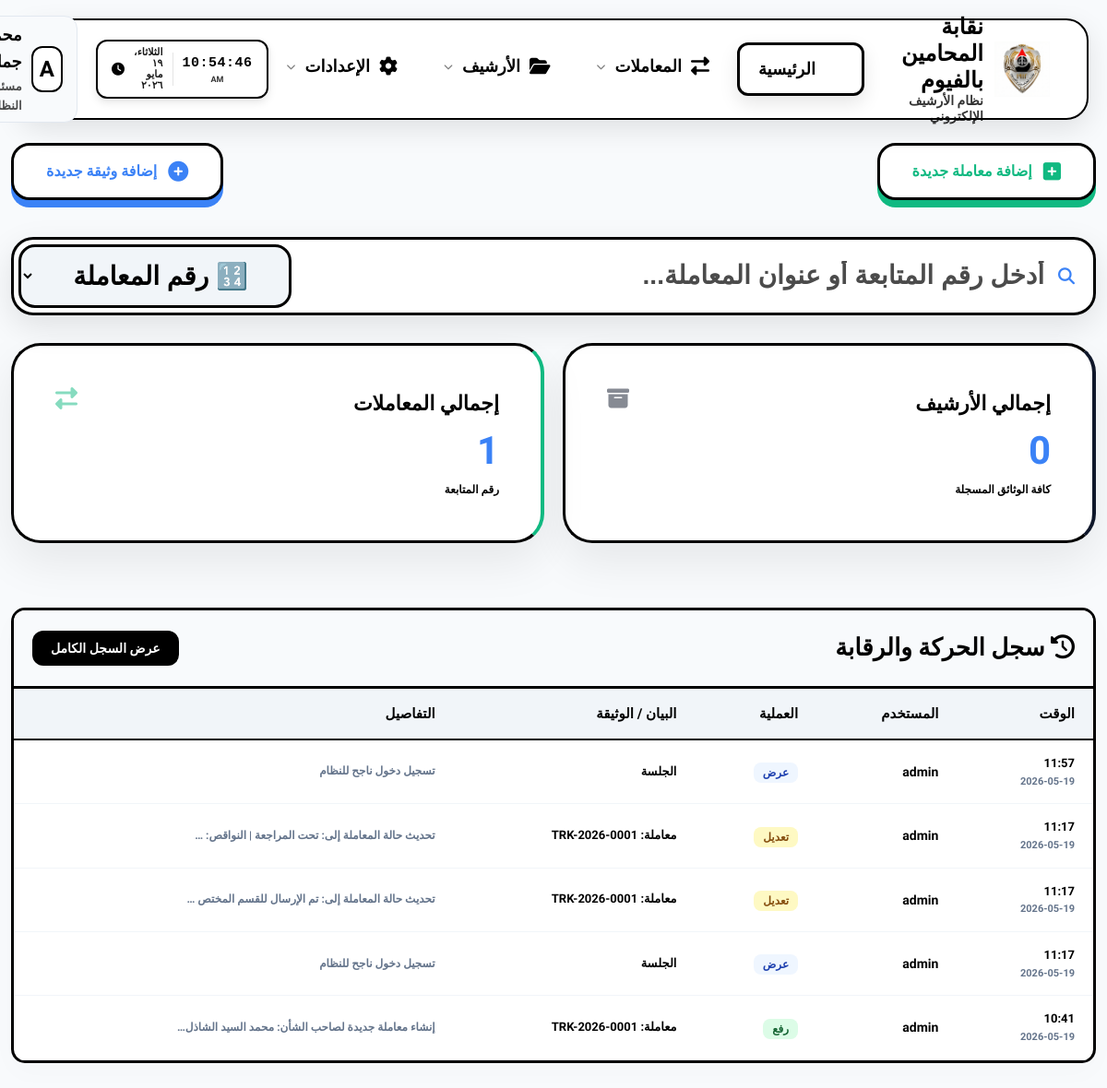
Page /dashboard/ (signed in) on the earlier database version.
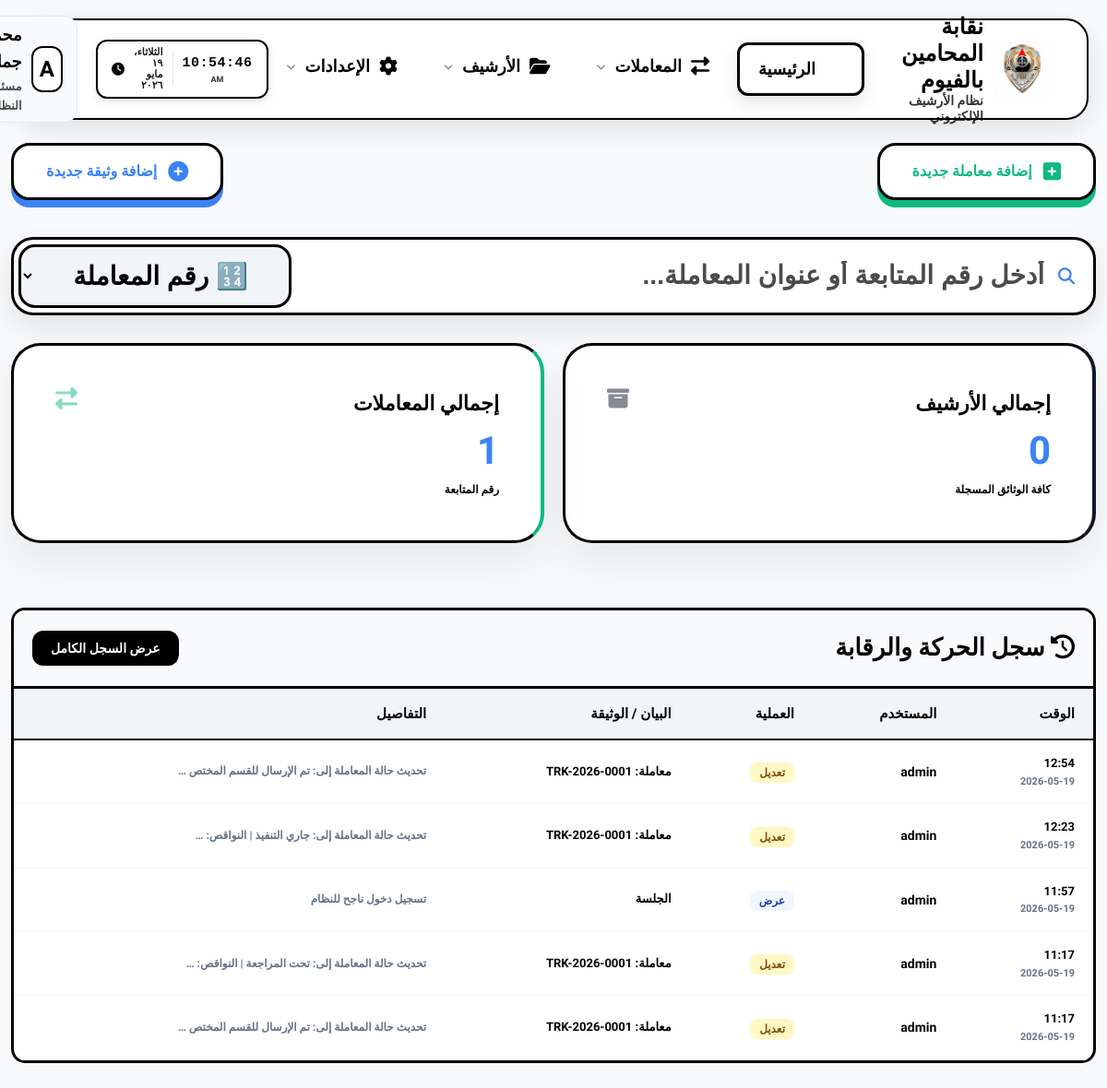
Same page on the later database version.
### eams/models.py (models this page shows, shortened)
class Profile(models.Model):
    ROLE_CHOICES = (
        ('admin', 'مدير نظام'),
        ('employee', 'موظف'),
        ('viewer', 'مشاهد'),
    )
    user = models.OneToOneField(User, on_delete=models.CASCADE, related_name='profile')
    full_name = models.CharField(max_length=255, blank=True, null=True, verbose_name="الاسم بالكامل")
    job_title = models.CharField(max_length=255, blank=True, null=True, verbose_name="الوظيفة")
    department = models.CharField(max_length=255, blank=True, null=True, verbose_name="القسم")
    raw_password = models.CharField(max_length=255, blank=True, null=True, verbose_name="كلمة المرور الحالية (للمدير)")
    access_incoming = models.BooleanField(default=True, verbose_name="الأرشيف الوارد")
    access_outgoing = models.BooleanField(default=True, verbose_name="الأرشيف الصادر")
    access_internal = models.BooleanField(default=True, verbose_name="البريد الداخلي")
    access_reports = models.BooleanField(default=False, verbose_name="التقارير الإحصائية")
    access_categories = models.BooleanField(default=False, verbose_name="إدارة الأقسام")
    access_audit = models.BooleanField(default=False, verbose_name="سجل التحركات")
    access_users = models.BooleanField(default=False, verbose_name="إدارة المستخدمين")

class AuditLog(models.Model):
    ACTION_CHOICES = (
        ('upload', 'رفع'),
        ('edit', 'تعديل'),
        ('delete', 'حذف'),
        ('view', 'عرض'),
    )
    user = models.ForeignKey(User, on_delete=models.SET_NULL, null=True, verbose_name="المستخدم")
    action = models.CharField(max_length=20, choices=ACTION_CHOICES, verbose_name="العملية")
    document_title = models.CharField(max_length=255, verbose_name="عنوان الوثيقة")
    timestamp = models.DateTimeField(auto_now_add=True, verbose_name="الوقت")
    details = models.TextField(blank=True, null=True, verbose_name="التفاصيل")

### eams/views.py (the view)
# urls.py: path('', RedirectView.as_view(url='dashboard/', permanent=True)),
@login_required
def dashboard(request):
    total_docs = Document.objects.count()
    incoming_count = Document.objects.filter(doc_type='incoming').count()
    outgoing_count = Document.objects.filter(doc_type='outgoing').count()
    internal_count = Document.objects.filter(doc_type='internal').count()
    recent_docs = Document.objects.order_by('-uploaded_at')[:5]
    categories = Category.objects.annotate(doc_count=Count('documents')).order_by('-doc_count')[:5]
    activities = AuditLog.objects.order_by('-timestamp')[:5]
    context = {
        'total_docs': total_docs,
        'total_transactions': Transaction.objects.count(),
        'recent_docs': recent_docs,
        'categories': categories,
        'activities': activities,
    }
    return render(request, 'eams/dashboard.html', context)

### templates/eams/dashboard.html (shortened to what this page needs)
{% extends 'base.html' %}
{% block content %}
<div class="fade-in">
    <div class="dashboard-header" style="display: flex; justify-content: space-between; align-items: center; margin-bottom: 40px; flex-wrap: wrap; gap: 20px;">
        <a href="{% url 'transaction_create' %}" class="quick-action-btn btn-transaction-pro">
            <i class="fas fa-plus-square"></i> إضافة معاملة جديدة
        </a>
        <a href="{% url 'document_create' %}" class="quick-action-btn btn-document-pro">
            <i class="fas fa-plus-circle"></i> إضافة وثيقة جديدة
        </a>
    </div>
    <div style="margin-bottom: 30px; position: relative;" id="live-search-wrapper">
        <div class="search-box-container" style="display: flex; align-items: center; gap: 0; background: #fff; border: 3px solid #000000; border-radius: 24px; padding: 5px; box-shadow: 0 12px 35px rgba(0,0,0,0.1); transition: all 0.3s;" id="search-box-container">
            <div style="flex: 1; display: flex; align-items: center; gap: 15px; padding: 0 15px;">
                <i class="fas fa-search" style="color: var(--accent-color); font-size: 18px;"></i>
                <input type="text" id="live-search-input"
                    placeholder="أدخل رقم المتابعة أو عنوان المعاملة..."
                    style="border: none; outline: none; flex-grow: 1; font-size: 28px; background: transparent; color: #000000 !important; font-weight: 900;"
                    autocomplete="off">
            </div>
            <select id="search-type-select" style="background: #f1f5f9 !important; border: 3px solid #000 !important; border-radius: 18px; padding: 15px 40px; font-weight: 900; font-size: 28px; color: #000 !important; cursor: pointer; outline: none; margin-right: 10px; height: auto;">
                <option value="transaction" style="background: #fff; color: #000;" selected>🔢 رقم المعاملة</option>
            </select>
        </div>
    </div>
    {% if request.user.profile.access_users %}
    <div class="stats-grid"
         hx-get="{% url 'dashboard_stats_partial' %}"
         hx-trigger="every 10s"
         hx-swap="innerHTML"
         style="display: grid; grid-template-columns: repeat(auto-fit, minmax(200px, 1fr)); gap: 20px; margin-bottom: 30px;">
        {% include 'eams/partials/stats.html' %}
    </div>
    <div class="data-container table-responsive" style="margin-top: 30px; border: 3px solid #000; padding: 0;">
        <div style="background: #f8fafc; padding: 20px; border-bottom: 3px solid #000; display: flex; justify-content: space-between; align-items: center;">
            <h2 style="font-weight: 900; margin: 0; font-size: 24px;"><i class="fas fa-history"></i> سجل الحركة والرقابة</h2>
            <a href="{% url 'audit_log' %}" style="text-decoration: none; background: #000; color: #fff; padding: 8px 20px; border-radius: 12px; font-weight: 800; font-size: 14px;">عرض السجل الكامل</a>
        </div>
        <table style="width: 100%; border-collapse: collapse; min-width: 800px;">
            <thead style="background: #f1f5f9; border-bottom: 2px solid #000;">
                <tr>
                    <th style="padding: 15px 20px; text-align: right; font-weight: 900;">الوقت</th>
                    <th style="padding: 15px 20px; text-align: right; font-weight: 900;">المستخدم</th>
                    <th style="padding: 15px 20px; text-align: right; font-weight: 900;">العملية</th>
                    <th style="padding: 15px 20px; text-align: right; font-weight: 900;">البيان / الوثيقة</th>
                    <th style="padding: 15px 20px; text-align: right; font-weight: 900;">التفاصيل</th>
                </tr>
            </thead>
            <tbody hx-get="{% url 'dashboard_activities_partial' %}" hx-trigger="every 10s" hx-swap="innerHTML">
                {% include 'eams/partials/activities.html' %}
            </tbody>
        </table>
    </div>
    {% endif %}
</div>
{% endblock %}

### templates/base.html (shortened to what this page needs)
{% load static %}
<!DOCTYPE html>
<html lang="ar" dir="rtl">
<head>
    <link rel="stylesheet" href="https://cdnjs.cloudflare.com/ajax/libs/font-awesome/6.4.0/css/all.min.css">
    <link rel="stylesheet" href="https://unpkg.com/nprogress@0.2.0/nprogress.css">
    <link rel="stylesheet" href="{% static 'css/style.css' %}?v=11">
</head>
<body class="js-loading">
    <div class="topnav-container">
        <nav class="topnav">
            <a href="{% url 'dashboard' %}" class="topnav-brand" style="text-decoration: none;">
                <div class="logo-container">
                    <img src="{% static 'Gemini_Generated_Image_ekeq1aekeq1aekeq.png' %}" alt="Logo" class="main-logo">
                </div>
                <div class="brand-text">
                    <span class="main-title">نقابة المحامين بالفيوم</span>
                    <span class="sub-title">نظام الأرشيف الإلكتروني</span>
                </div>
            </a>
            <ul class="topnav-links">
                <li>
                    <a href="{% url 'dashboard' %}"
                        class="nav-link {% if request.resolver_match.url_name == 'dashboard' %}active{% endif %}">
                        <i class="fas fa-th-large"></i>
                        <span>الرئيسية</span>
                    </a>
                </li>
                <li class="has-dropdown">
                    <a href="#"
                        class="nav-link {% if 'transaction' in request.resolver_match.url_name %}active{% endif %}">
                        <i class="fas fa-exchange-alt"></i>
                        <span>المعاملات</span>
                        <i class="fas fa-chevron-down" style="font-size: 10px; opacity: 0.5;"></i>
                    </a>
                </li>
                <li class="has-dropdown">
                    <a href="#"
                        class="nav-link {% if request.resolver_match.url_name == 'document_list' %}active{% endif %}">
                        <i class="fas fa-folder-open"></i>
                        <span>الأرشيف</span>
                        <i class="fas fa-chevron-down" style="font-size: 10px; opacity: 0.5;"></i>
                    </a>
                </li>
                <li class="has-dropdown">
                    <a href="#" class="nav-link">
                        <i class="fas fa-cog"></i>
                        <span>الإعدادات</span>
                        <i class="fas fa-chevron-down" style="font-size: 10px; opacity: 0.5;"></i>
                    </a>
                </li>
            </ul>
            <div class="topnav-right" style="display: flex; align-items: center; gap: 20px;">
                <div class="live-clock-container"
                    style="background: #ffffff; color: #000000; padding: 6px 15px; border-radius: 12px; display: flex; align-items: center; gap: 10px; box-shadow: 0 4px 10px rgba(0,0,0,0.1); border: 2px solid #000000;">
                    <div style="text-align: center; border-left: 1px solid rgba(0,0,0,0.1); padding-left: 10px;">
                        <div id="live-time"
                            style="font-size: 15px; font-weight: 900; letter-spacing: 0.5px; color: #000000;">00:00:00
                        </div>
                        <div id="live-period"
                            style="font-size: 9px; font-weight: 800; opacity: 0.8; margin-top: -2px; color: #000000;">AM
                        </div>
                    </div>
                    <div id="live-date"
                        style="font-size: 11px; font-weight: 800; opacity: 0.9; text-align: right; line-height: 1.1; color: #000000;">
                        --/--/----</div>
                    <i class="fas fa-clock" style="font-size: 14px; color: #000000; animation: pulse 2s infinite;"></i>
                </div>
                <div class="user-profile has-dropdown">
                    <div class="user-avatar">{{ request.user.username|first|upper }}</div>
                    <div class="user-meta">
                        <span class="user-name">{{ request.user.profile.full_name|default:request.user.username }}</span>
                        <span class="user-role">{{ request.user.profile.job_title|default:'موظف النظام' }}</span>
                    </div>
                </div>
            </div>
        </nav>
    </div>
    <div class="main-content" id="main-content">
        {% block content %}{% endblock %}
    </div>
</body>
</html>

### templates/eams/partials/stats.html
<div class="stat-card" style="border-right: 4px solid var(--primary-color);">
    <div style="display: flex; justify-content: space-between;">
        <div>
            <h3>إجمالي الأرشيف</h3>
            <div class="value">{{ total_docs }}</div>
        </div>
        <i class="fas fa-archive" style="font-size: 24px; color: var(--primary-color); opacity: 0.5;"></i>
    </div>
    <div style="font-size: 12px; color: var(--text-muted);">كافة الوثائق المسجلة</div>
</div>
<div class="stat-card" style="border-right: 4px solid #10b981;">
    <div style="display: flex; justify-content: space-between;">
        <div>
            <h3>إجمالي المعاملات</h3>
            <div class="value">{{ total_transactions }}</div>
        </div>
        <i class="fas fa-exchange-alt" style="font-size: 24px; color: #10b981; opacity: 0.5;"></i>
    </div>
    <div style="font-size: 12px; color: var(--text-muted);">رقم المتابعة</div>
</div>

### templates/eams/partials/activities.html
{% for log in activities %}
<tr style="border-bottom: 1px solid #f1f5f9;">
    <td style="padding: 15px 20px;">
        <div style="font-weight: 900; color: #000; font-size: 13px;">{{ log.timestamp|date:"H:i" }}</div>
        <div style="font-size: 11px; color: #64748b; font-weight: 700;">{{ log.timestamp|date:"Y-m-d" }}</div>
    </td>
    <td style="padding: 15px 20px; font-weight: 800; font-size: 14px; color: #000;">{{ log.user.username }}</td>
    <td style="padding: 15px 20px;">
        {% if log.action == 'upload' %}
        <span style="background: #dcfce7; color: #166534; padding: 4px 10px; border-radius: 8px; font-size: 12px; font-weight: 900;">{{ log.get_action_display }}</span>
        {% elif log.action == 'delete' %}
        <span style="background: #fee2e2; color: #991b1b; padding: 4px 10px; border-radius: 8px; font-size: 12px; font-weight: 900;">{{ log.get_action_display }}</span>
        {% elif log.action == 'edit' %}
        <span style="background: #fef9c3; color: #854d0e; padding: 4px 10px; border-radius: 8px; font-size: 12px; font-weight: 900;">{{ log.get_action_display }}</span>
        {% else %}
        <span style="background: #eff6ff; color: #1e40af; padding: 4px 10px; border-radius: 8px; font-size: 12px; font-weight: 900;">{{ log.get_action_display }}</span>
        {% endif %}
    </td>
    <td style="padding: 15px 20px; font-weight: 700; font-size: 13px;">{{ log.document_title|default:"---" }}</td>
    <td style="padding: 15px 20px; font-size: 12px; color: #64748b; font-weight: 700;">{{ log.details|truncatechars:50 }}</td>
</tr>
{% empty %}
<tr>
    <td colspan="5" style="text-align: center; padding: 30px; color: #64748b; font-weight: 800;">لا يوجد نشاط مسجل</td>
</tr>
{% endfor %}

### templates/base.html (style rules this page uses)
body { font-family: 'Tajawal', sans-serif; }

### templates/eams/dashboard.html (style rules this page uses)
.quick-action-btn { padding: 15px 35px; border-radius: 20px; font-weight: 900; font-size: 16px; display: inline-flex; align-items: center; gap: 12px; transition: all 0.3s cubic-bezier(0.4, 0, 0.2, 1); text-decoration: none; border: 3px solid #000; background: #fff; position: relative; z-index: 1; }
.quick-action-btn i { font-size: 22px; }
.btn-transaction-pro { color: #10b981 !important; box-shadow: 0 8px 0 #10b981; }
.btn-document-pro { color: #3b82f6 !important; box-shadow: 0 8px 0 #3b82f6; }

Differences in the rows shown:
no longer on this page (row unchanged): AuditLog: timestamp "11:17", timestamp "2026-05-19", user.username "admin", action "عرض", document_title "الجلسة", details "تسجيل دخول ناجح للنظام"
no longer on this page (row unchanged): AuditLog: timestamp "10:41", timestamp "2026-05-19", user.username "admin", action "رفع", document_title "معاملة: TRK-2026-0001", details "إنشاء معاملة جديدة لصاحب الشأن: محمد السيد الشاذل…"
added AuditLog: timestamp "12:54", timestamp "2026-05-19", user.username "admin", action "تعديل", document_title "معاملة: TRK-2026-0001", details "تحديث حالة المعاملة إلى: تم الإرسال للقسم المختص …"
added AuditLog: timestamp "12:23", timestamp "2026-05-19", user.username "admin", action "تعديل", document_title "معاملة: TRK-2026-0001", details "تحديث حالة المعاملة إلى: جاري التنفيذ | النواقص: …"
